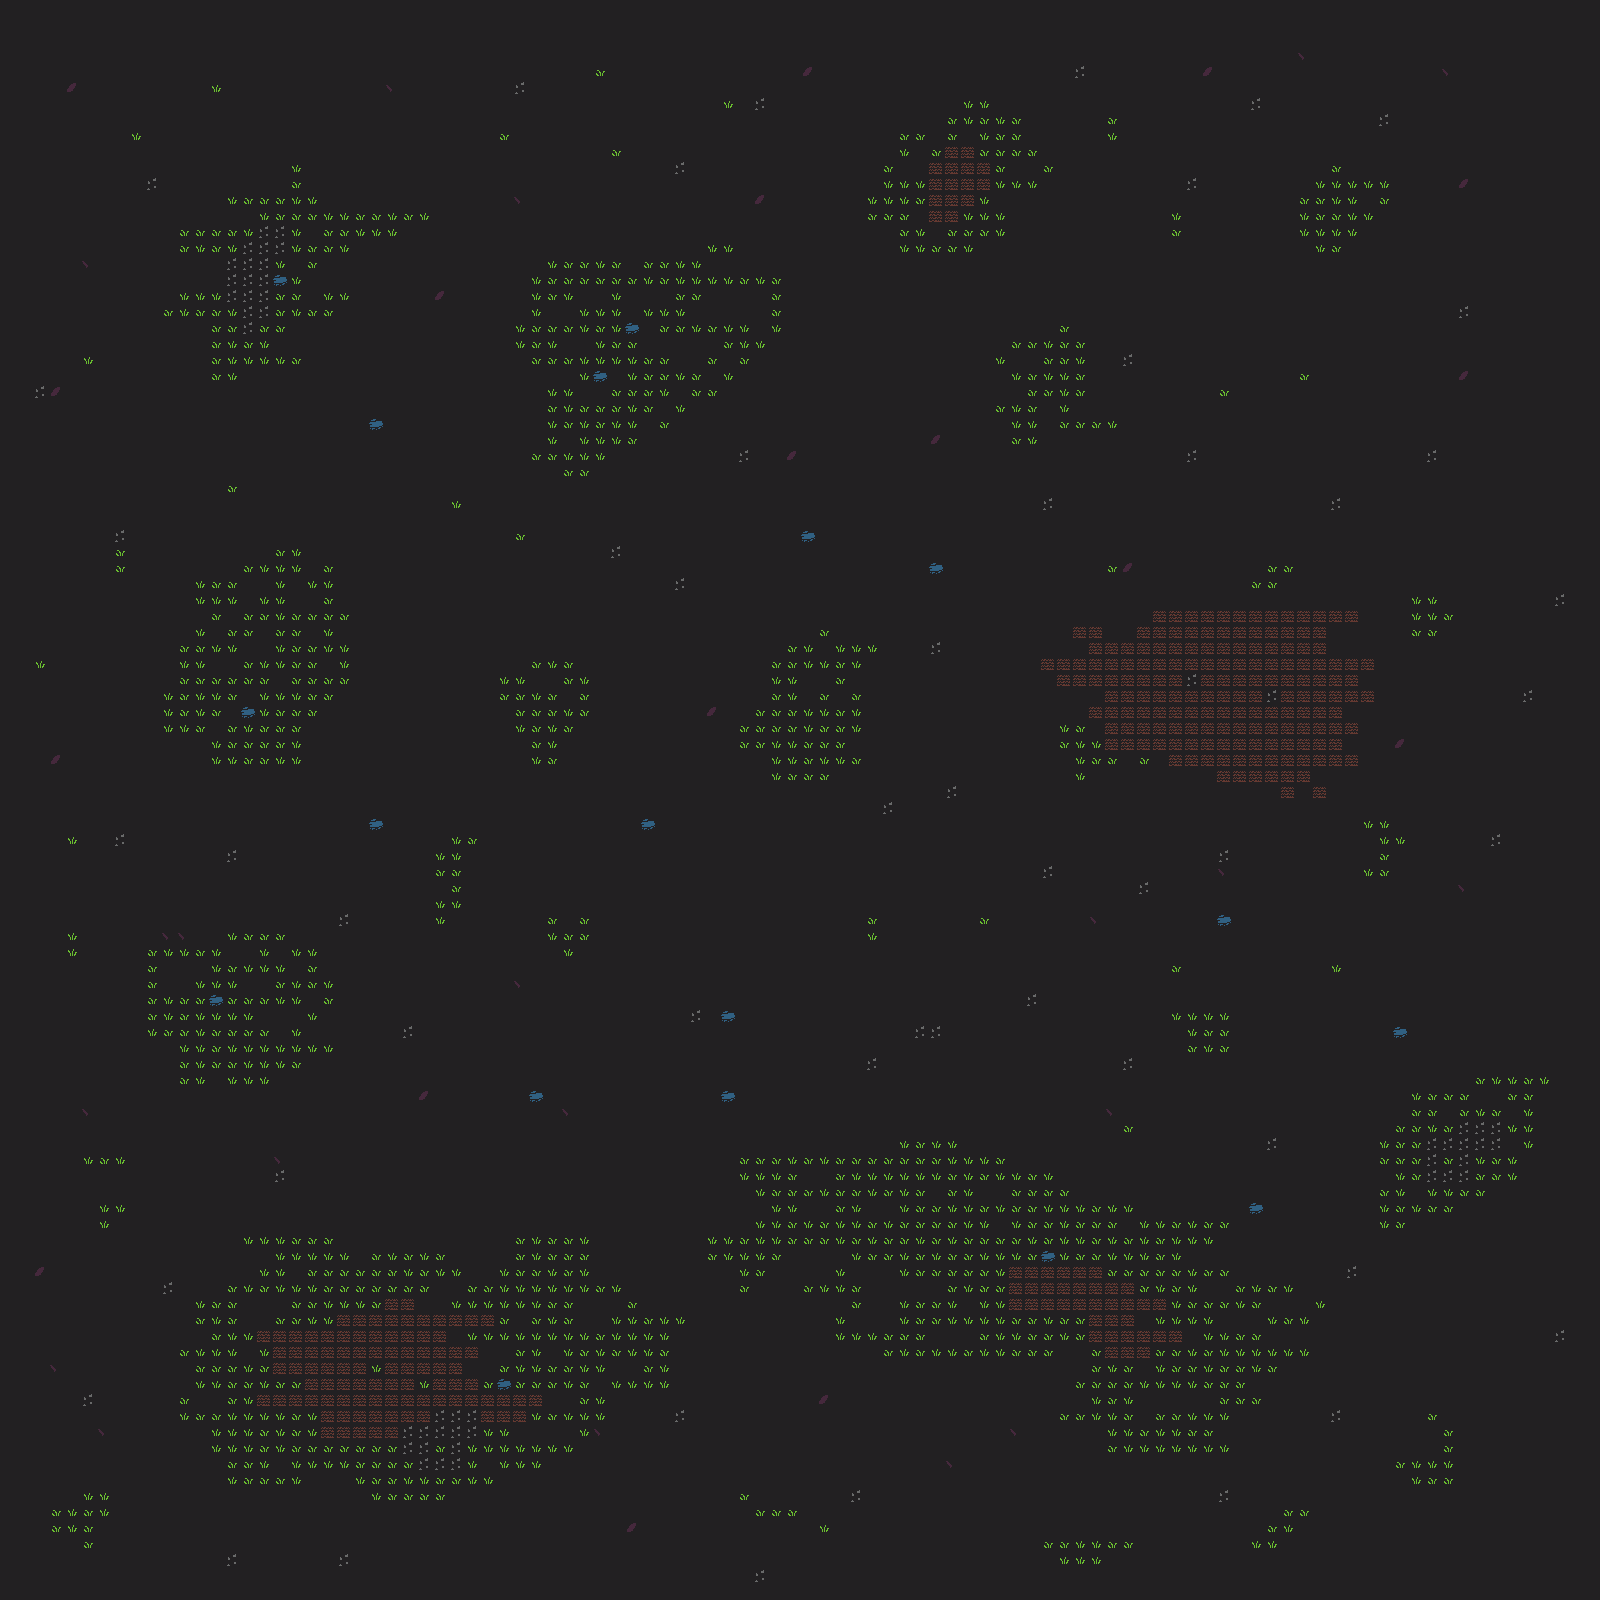

Rendered tile map (Tiled .tmx) drawn with the repository's tilesets; below, a short description and the map source with its tile grids summarised:
An orthogonal 100x100 tile map with 16x16 px tiles, 1 tile layer (Warstwa Kafelków 1).

<map version="1.9" tiledversion="1.9.2" orientation="orthogonal" renderorder="right-down" width="100" height="100" tilewidth="16" tileheight="16" infinite="0" nextlayerid="2" nextobjectid="1">
 <tileset firstgid="1" source="tiles.tsx" />
 <layer id="1" name="Warstwa Kafelków 1" width="100" height="100">
  <data>[10000 cells, 10000 non-empty, 8 distinct tile ids]</data>
 </layer>
</map>